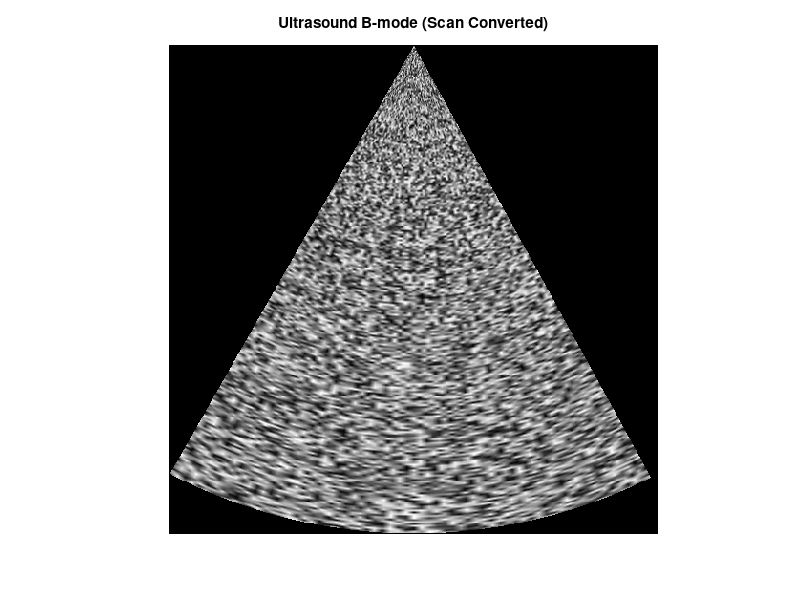

Recreate this plot in MATLAB.
% Load the .mat file exported from Python
S = load('frame.mat');

% Extract scan-converted Cartesian image
cart = S.cart;

% Display
figure;
imshow(cart, []);
colormap gray;
axis image off;
title('Ultrasound B-mode (Scan Converted)');

% Optional post-processing
% cart_f = imgaussfilt(cart, 0.8);
% imshow(cart_f, []);

